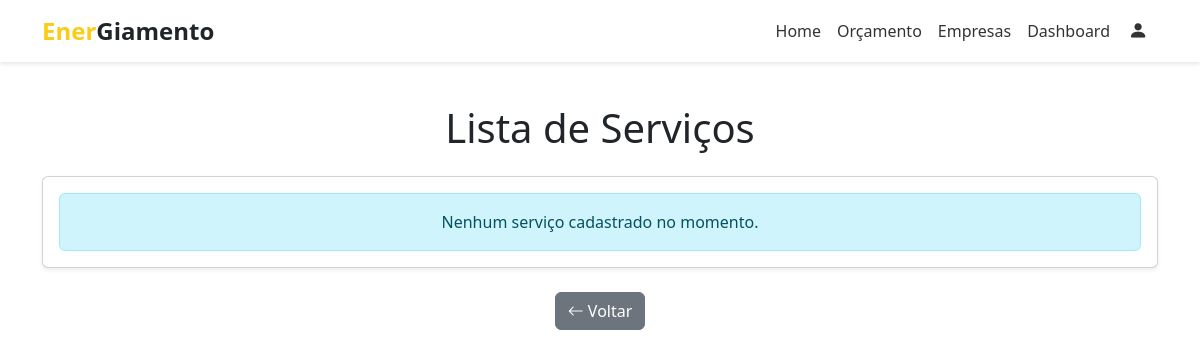
Page /servicos on the earlier database version.
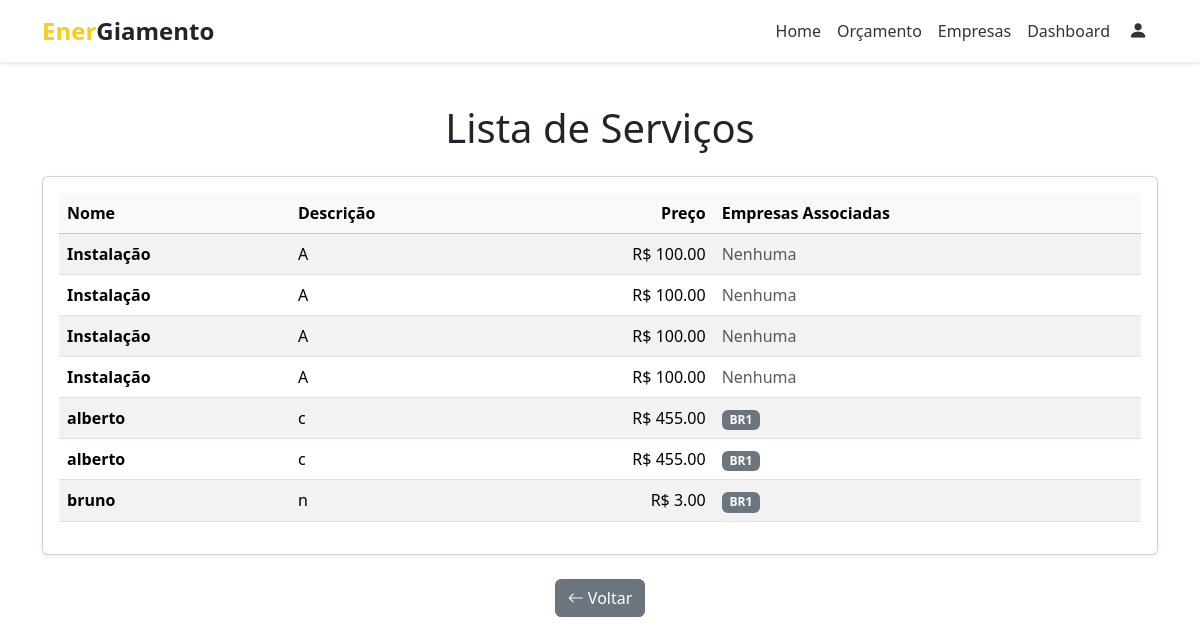
Same page on the later database version.
### app/models.py (models this page shows)
class Servico(db.Model):
    idservico = db.Column(db.Integer, primary_key=True)
    nome = db.Column(db.String(100))
    descricao = db.Column(db.String(200))
    preco = db.Column(db.Integer)
    fornecedores = db.relationship(
        'Fornecedor',
        secondary='servico_has_fornecedor',
        back_populates='servicos'
    )

class Fornecedor(db.Model):
    idfornecedor = db.Column(db.Integer, primary_key=True)
    nome = db.Column(db.String(100))
    cnpj = db.Column(db.String(18))
    contato_idcontato = db.Column(db.Integer, db.ForeignKey('contato.idcontato'))
    cadastro_idcadastro = db.Column(db.Integer, db.ForeignKey('cadastro.idcadastro'))
    endereco_idendereco = db.Column(db.Integer, db.ForeignKey('endereco.idendereco'))
    endereco = db.relationship('Endereco', back_populates='fornecedores')
    atualizacao_servico = db.Column(db.Date)
    contato = db.relationship('Contato')
    servicos = db.relationship(
        'Servico',
        secondary='servico_has_fornecedor',
        back_populates='fornecedores'
    )

### app/main/__init__.py (the view)
@main.route('/servicos')
def servicos():
    todos = Servico.query.all()
    return render_template('servicos.html', servicos=todos)

### app/templates/servicos.html
{% extends "base.html" %}
{% block content %}
<div class="container my-5">
  <h1 class="text-center mb-4">Lista de Serviços</h1>
  <div class="card shadow-sm">
    <div class="card-body">
      {% if servicos %}
        <div class="table-responsive">
          <table class="table table-striped table-hover align-middle">
            <thead class="table-light">
              <tr>
                <th scope="col">Nome</th>
                <th scope="col">Descrição</th>
                <th scope="col" class="text-end">Preço</th>
                <th scope="col">Empresas Associadas</th>
              </tr>
            </thead>
            <tbody>
              {% for servico in servicos %}
                <tr>
                  <td><strong>{{ servico.nome }}</strong></td>
                  <td>{{ servico.descricao }}</td>
                  <td class="text-end">R$ {{ "%.2f"|format(servico.preco|float) }}</td>
                  <td>
                    {% if servico.fornecedores %}
                      {% for fornecedor in servico.fornecedores %}
                        <span class="badge bg-secondary">{{ fornecedor.nome }}</span>
                      {% endfor %}
                    {% else %}
                      <span class="text-muted">Nenhuma</span>
                    {% endif %}
                  </td>
                </tr>
              {% endfor %}
            </tbody>
          </table>
        </div>
      {% else %}
        <div class="alert alert-info text-center mb-0" role="alert">
          Nenhum serviço cadastrado no momento.
        </div>
      {% endif %}
    </div>
  </div>
  <div class="text-center mt-4">
    <a href="{{ url_for('main.index') }}" class="btn btn-secondary">
      <i class="bi bi-arrow-left"></i> Voltar
    </a>
  </div>
</div>
{% endblock %}

### app/templates/base.html (shortened to what this page needs)
<!DOCTYPE html>
<html lang="pt-BR">
<head>
    <link href="https://cdn.jsdelivr.net/npm/bootstrap@5.3.3/dist/css/bootstrap.min.css" rel="stylesheet">
    <link rel="stylesheet" href="https://cdn.jsdelivr.net/npm/bootstrap-icons@1.11.3/font/bootstrap-icons.min.css">
</head>
<body>
    <header>
        <nav class="navbar navbar-expand-lg navbar-light bg-light fixed-top">
            <div class="container">
                <a class="navbar-brand navbar-brand-custom" href="{{ url_for('main.index') }}">
                    <span>Ener</span><span class="text-dark">Giamento</span>
                </a>
                <div class="collapse navbar-collapse" id="navbarContent">
                    <ul class="navbar-nav ms-auto mb-2 mb-lg-0 align-items-center">
                        <li class="nav-item">
                            <a class="nav-link" href="{{ url_for('main.index') }}">Home</a>
                        </li>
                        <li class="nav-item">
                            <a class="nav-link" href="{{ url_for('main.novo_orcamento') }}">Orçamento</a>
                        </li>
                        <li class="nav-item">
                            <a class="nav-link" href="{{ url_for('main.fornecedores') }}">Empresas</a>
                        </li>
                        <li class="nav-item">
                             <a class="nav-link" href="{{ url_for('main.dashboard') }}">Dashboard</a>
                        </li>
                        <li class="nav-item dropdown">
                        <a class="nav-link btn btn-secondary btn-circle" href="#" id="navbarDropdown" role="button" data-bs-toggle="dropdown" aria-expanded="false">
                            <i class="bi bi-person-fill"></i> </a>
                        </li>
                    </ul>
                </div>
            </div>
        </nav>
    </header>
    <main>
        {% block content %}{% endblock %}
    </main>
</body>
</html>

### app/templates/base.html (style rules this page uses)
body, html { margin: 0; padding: 0; width: 100%; height: 100%; }
body { padding-top: 56px; min-height: 100vh; flex-direction: column; }
main { display: block; }
.navbar-brand-custom { color: #facc15 !important; font-weight: bold; font-size: 1.5rem; }
.navbar { background-color: white !important; box-shadow: 0 2px 4px rgba(0,0,0,.1); }
.nav-link { font-weight: 500; color: #333 !important; }
.btn-circle { width: 40px; height: 40px; border-radius: 50%; display: flex; align-items: center; justify-content: center; padding: 0; font-size: 1.2rem; }

Differences in the rows shown:
added Servico: nome "Instalação", descricao "A", preco "100.00", shows "Nenhuma"
added Servico: nome "Instalação", descricao "A", preco "100.00", shows "Nenhuma"
added Servico: nome "Instalação", descricao "A", preco "100.00", shows "Nenhuma"
added Servico: nome "Instalação", descricao "A", preco "100.00", shows "Nenhuma"
added Servico: nome "alberto", descricao "c", preco "455.00"
now on this page (row unchanged): Fornecedor: nome "BR1"
added Servico: nome "alberto", descricao "c", preco "455.00"
added Servico: nome "bruno", descricao "n", preco "3.00"
Other differences:
text no longer shown: "Nenhum serviço cadastrado no momento."
text now shown: "Nome Descrição Preço Empresas Associadas"
